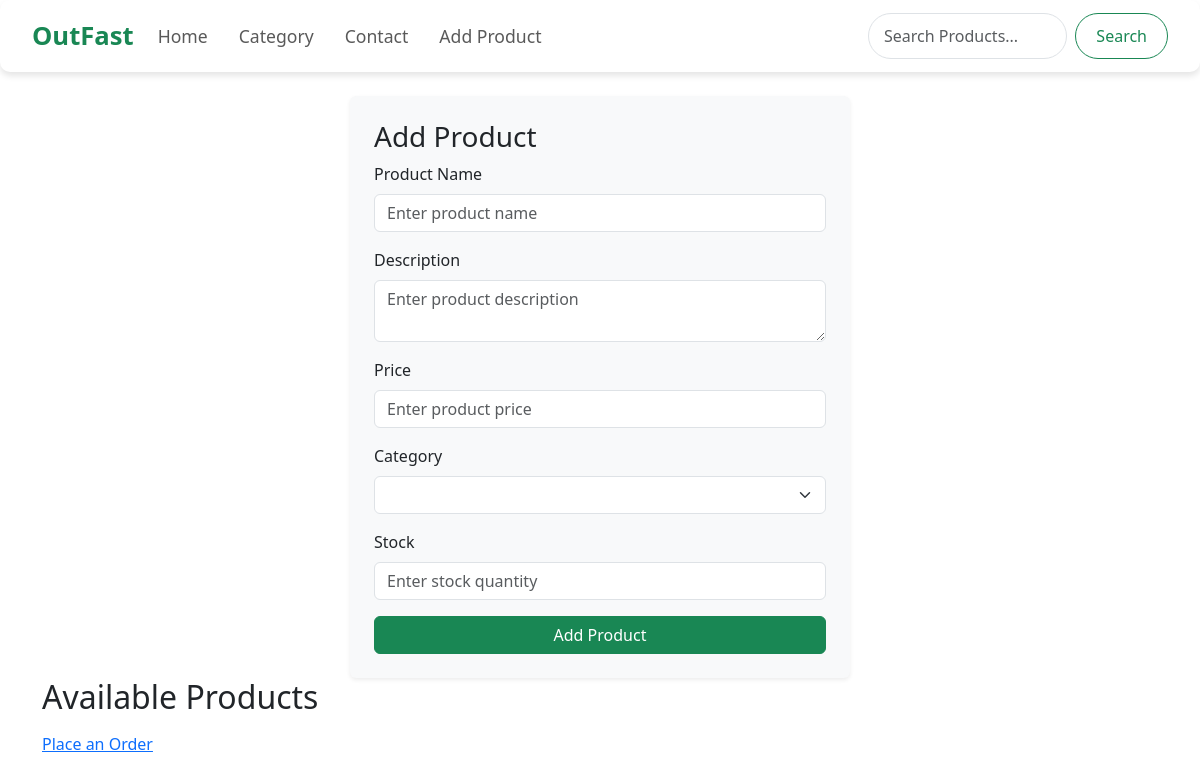
The app's page /add_product, older data.
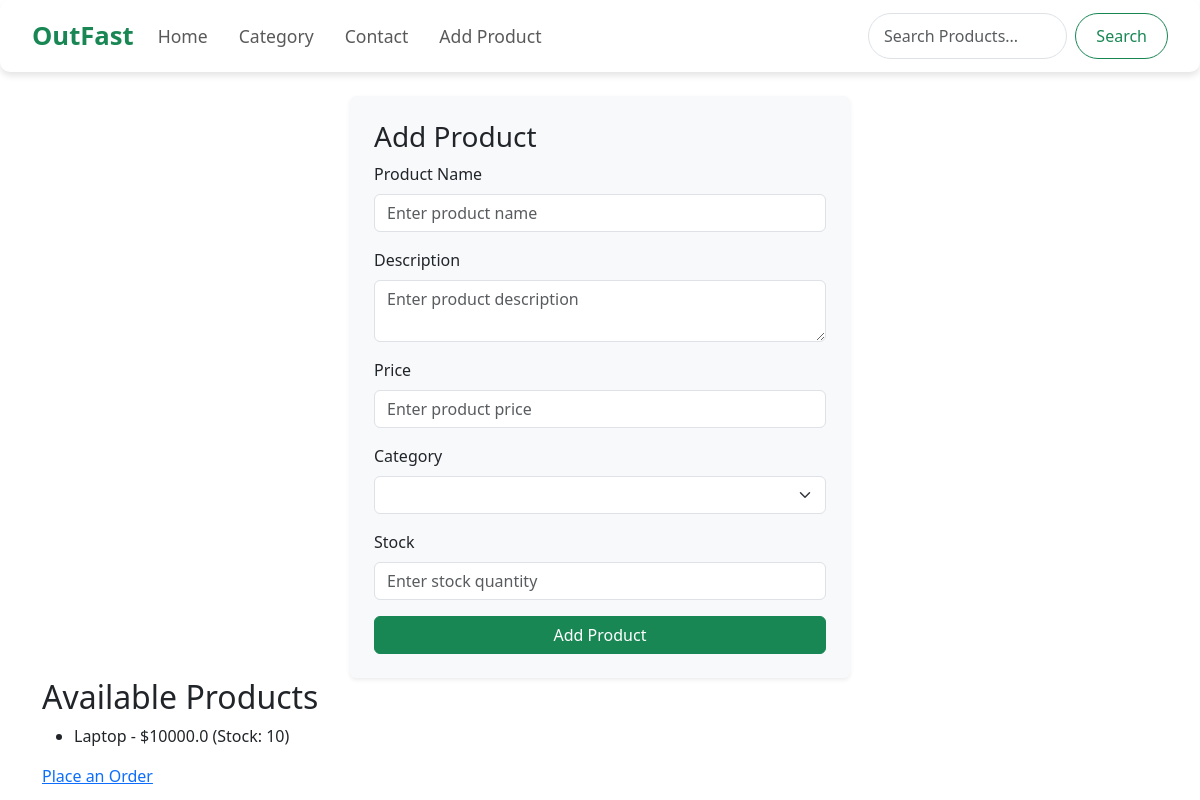
The same page, newer data.
### app.py (models this page shows)
class Product(db.Model):
    id = db.Column(db.Integer, primary_key=True)
    name = db.Column(db.String(200), nullable=False)
    description = db.Column(db.Text)
    price = db.Column(db.Float, nullable=False)
    category = db.Column(db.String(100))
    stock = db.Column(db.Integer, default=0)

### app.py (the view, shortened to what this page needs)
@app.route("/add_product",methods = ["GET","POST"])
def add_product():
    form = ProductForm()
    products = Product.query.all()
    return render_template('Add_prod.html', form=form, products=products)

### app.py
class ProductForm(FlaskForm):
    name = StringField('Product Name', validators=[DataRequired()])
    description = TextAreaField('Description')
    price = FloatField('Price', validators=[DataRequired(), NumberRange(min=0)])
    category = StringField('Category')
    stock = IntegerField('Stock', validators=[DataRequired(), NumberRange(min=0)])
    submit = SubmitField('Add Product')

### templates/Add_prod.html (shortened to what this page needs)
{% extends "base.html" %}
{% block body %}
<body>
    <form method="POST" class="container p-4 shadow-sm rounded bg-light" style="max-width: 500px;">
        <h3>Add Product</h3>
        <div class="mb-3">
            {{ form.name.label(class="form-label") }}
            {{ form.name(class="form-control", placeholder="Enter product name") }}
        </div>
        <div class="mb-3">
            {{ form.description.label(class="form-label") }}
            {{ form.description(class="form-control", placeholder="Enter product description") }}
        </div>
        <div class="mb-3">
            {{ form.price.label(class="form-label") }}
            {{ form.price(class="form-control", placeholder="Enter product price") }}
        </div>
        <div class="mb-3">
            {{ form.category.label(class="form-label") }}
            {{ form.category(class="form-select") }}
        </div>
        <div class="mb-3">
            {{ form.stock.label(class="form-label") }}
            {{ form.stock(class="form-control", placeholder="Enter stock quantity") }}
        </div>
        <button type="submit" class="btn btn-success w-100">{{ form.submit.label.text }}</button>
    </form>
    <h2>Available Products</h2>
    <ul>
        {% for product in products %}
            <li>{{ product.name }} - ${{ product.price }} (Stock: {{ product.stock }})</li>
        {% endfor %}
    </ul>
    <a href="{{ url_for('order') }}">Place an Order</a>
</body>
{% endblock %}

Row changes from the older to the newer data that the page shows:
added Product: name "Laptop", price "10000.0", stock "10"
